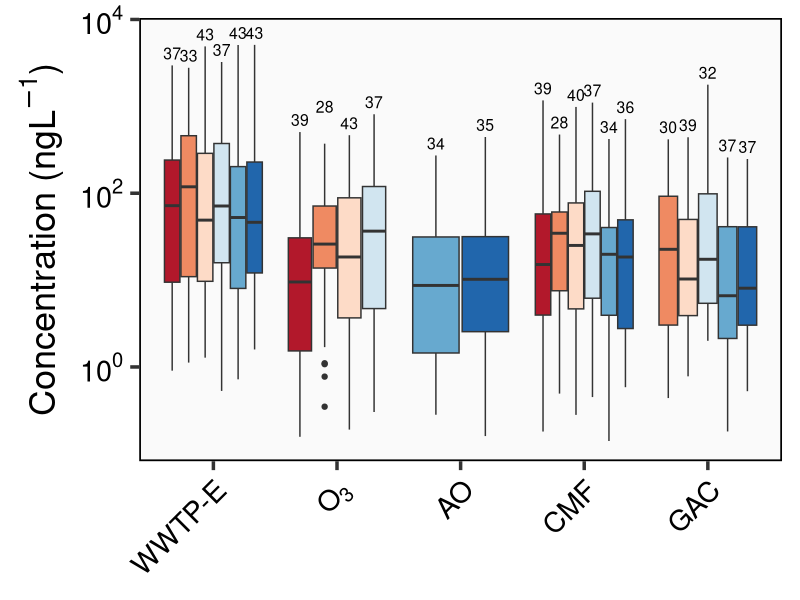
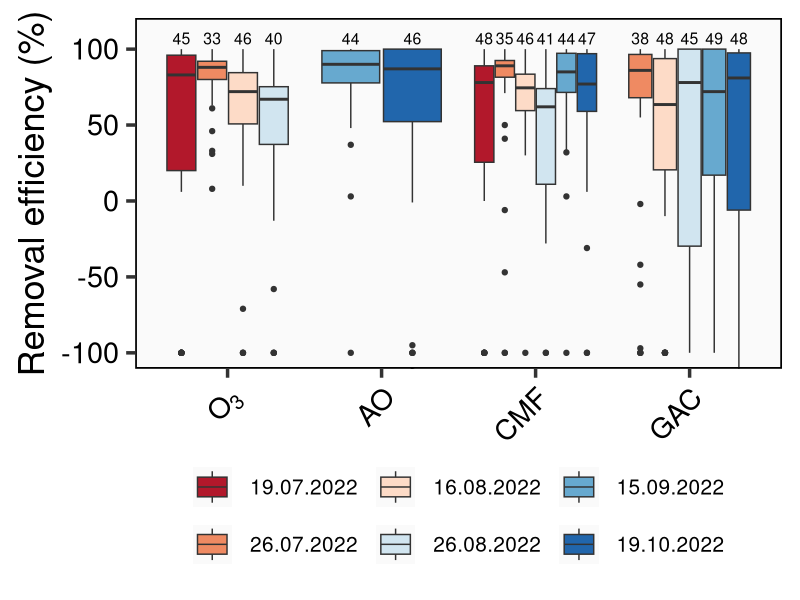
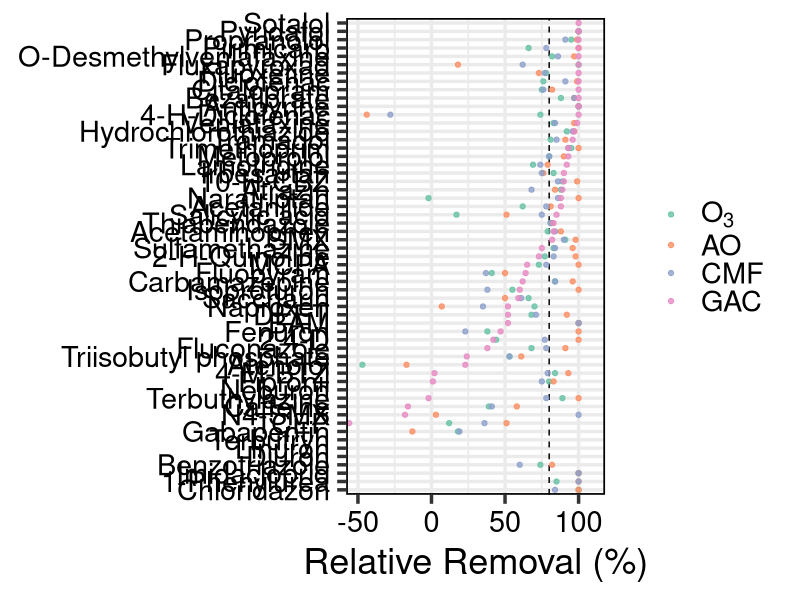
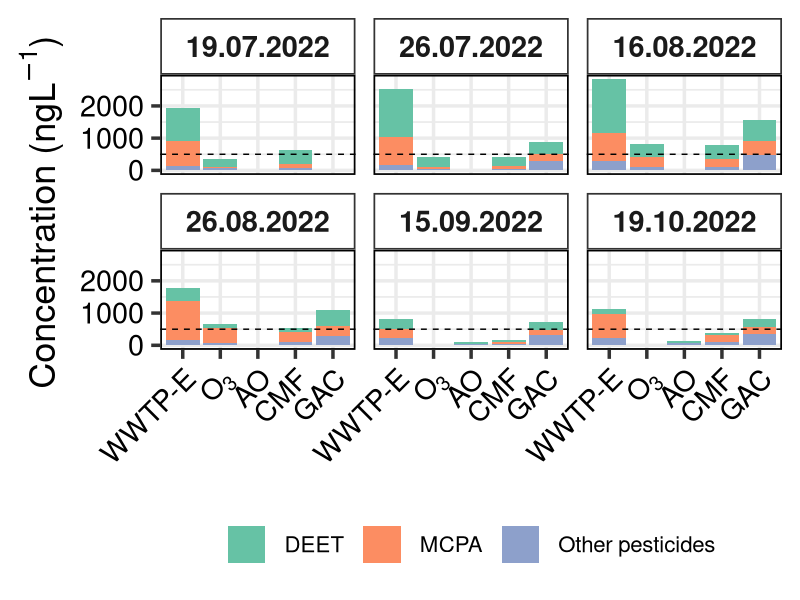

Generate these figures, in order, with R:
library(readxl)
library(tidyverse)
library(scales)

# ============================================= #
# Read in data                               ####
# ============================================= #

df_OMP_raw <- read_excel("raw_data/OMP/raw_OMP.xlsx")

# ============================================= #
# Data wrangling                             ####
# ============================================= #

# Change to quantity_raw 0 for ND/LOQ/LOD
df_OMP_raw <- df_OMP_raw %>% mutate(
  quantity_raw = case_when(
    limit == "ND" ~ 0,
    limit == "<LOD" ~ 0,
    limit == "<LOQ" ~ 0,
    limit == "quantity" ~ quantity_raw,
    limit == ">C1" ~ quantity_raw,
    TRUE ~ quantity_raw
  )
)

# Blank subtraction
df_OMP_raw <- df_OMP_raw %>%
  group_by(analyte_name) %>%
  mutate(
    mean_conc_blank = mean(quantity_raw[TASQ_sample_type == "Blank"], na.rm = TRUE),
    quantity_blank_corr = ifelse(quantity_raw > 0 & TASQ_sample_type == "Sample",
                                 quantity_raw - mean_conc_blank, quantity_raw
    )
  ) %>%
  ungroup()

# Enrichment Factor
df_OMP_raw <- df_OMP_raw %>%
  group_by(analyte_name) %>%
  mutate(quantity_EF = quantity_blank_corr / EF) %>%
  ungroup()

# Order sample dates and treatments for consistent plotting
sample_dates_order <- c("19.07.2022", "26.07.2022", "16.08.2022",
                        "26.08.2022", "15.09.2022", "19.10.2022")
treatment_order <- c("WWTP-E", "O3", "AO", "CMF", "GAC")
df_OMP_raw <- df_OMP_raw %>% mutate(
  sample_date = factor(sample_date, levels = sample_dates_order),
  treatment = factor(treatment, levels = treatment_order)
)

# Filter for detected analytes and samples
df_OMP <- df_OMP_raw %>%
  filter(TASQ_sample_type == "Sample") %>%
  filter(!is.na(sample_date)) 

# Which OMP classes were detected?
df_OMP %>% 
  filter(quantity_raw != 0, TASQ_sample_type == "Sample") %>% 
  group_by(class) %>%
  distinct(analyte_name, .keep_all = TRUE) %>%
  summarise(n = n()) %>%
  mutate(total = sum(n),
         contri = n / total * 100)

# ============================================= #
# Summary statistics                         #### 
# ============================================= #

# Summary per treatment, date, and analyte
df_sum_analyte <- df_OMP %>%
  mutate(quant.for.summary = ifelse(limit != "quantity", 0, quantity_EF)) %>% 
  filter(limit != ">C1") %>% 
  group_by(sample_date, treatment, analyte_name) %>%
  summarise(
    n = n(),
    n_above0 = sum(quant.for.summary > 0),
    min = min(quant.for.summary, na.rm = TRUE),
    max = max(quant.for.summary, na.rm = TRUE),
    median = median(quant.for.summary, na.rm = TRUE),
    iqr = IQR(quant.for.summary, na.rm = TRUE),
    mean = mean(quant.for.summary, na.rm = TRUE),
    sd = sd(quant.for.summary, na.rm = TRUE),
    rsd = sd / mean * 100,
    .groups = "drop"
  )

# Number of compounds per day and treatment that could be quantified
df_n_comp_conc <- df_sum_analyte %>% group_by(treatment, sample_date) %>% 
  summarise(n_quant = sum(mean > 0, na.rm = TRUE)) %>% 
  ungroup()

# ============================================= #
# Removal Calculation                        ####
# ============================================= #

# Total mean concentration of all analytes
df_rem_total <- df_OMP %>%
  mutate(quant.for.summary = ifelse(limit != "quantity", 0, quantity_EF)) %>% 
  filter(limit != ">C1") %>% 
  group_by(sample_date, treatment, analyte_name) %>%
  summarise(
    mean = mean(quant.for.summary, na.rm = TRUE),
    .groups = "drop"
  ) %>% 
  group_by(sample_date, treatment) %>%
  summarise(sum_conc = round(sum(mean))) %>%
  group_by(sample_date) %>%
  mutate(
    baseline = sum_conc[treatment == "WWTP-E"],
    rel_removal_total = round((1 - sum_conc / baseline) * 100),
    rel_removal_total = ifelse(rel_removal_total == 0, NA, rel_removal_total)
  ) %>%
  ungroup() %>%
  select(-baseline)

# Removal per treatment, date, and analyte
df_rem_analyte_day <- df_OMP %>%
  distinct(treatment, sample_date, analyte_name) %>%
  left_join(
    df_sum_analyte %>% select(c(1:3, mean)),
    by = c("treatment", "sample_date", "analyte_name")
  ) %>%
  arrange(sample_date, analyte_name, treatment) %>%
  group_by(sample_date, analyte_name) %>%
  mutate(
    baseline = mean[treatment == "WWTP-E"][1],
    rel_removal_overall = (1 - mean / baseline) * 100,
    rel_removal_overall = ifelse(rel_removal_overall == 0, NA, rel_removal_overall),
    rel_removal_overall = round(rel_removal_overall),
    rel_removal_overall = ifelse(is.infinite(rel_removal_overall), -100, rel_removal_overall)
  ) %>%
  arrange(treatment, .by_group = TRUE) %>%
  mutate(
    prev_conc = lag(mean),
    rel_removal_treatment = (1 - mean / prev_conc) * 100
  ) %>%
  ungroup()

# Total removal per analyte across all dates
df_rem_analyte_total <- df_OMP %>%
  group_by(treatment, analyte_name) %>%
  summarise(
    mean_conc = round(mean(quantity_EF, na.rm = TRUE), 4),
    .groups = "drop"
  ) %>%
  group_by(analyte_name) %>%
  mutate(
    baseline = mean_conc[treatment == "WWTP-E"][1],
    rel_removal_overall = (1 - mean_conc / baseline) * 100,
    rel_removal_overall = ifelse(rel_removal_overall == 0, NA, rel_removal_overall),
    rel_removal_overall = round(rel_removal_overall),
    rel_removal_overall = ifelse(is.infinite(rel_removal_overall) & rel_removal_overall < 0, -100, rel_removal_overall)
  ) %>%
  arrange(treatment, .by_group = TRUE) %>%
  mutate(
    prev_conc = lag(mean_conc),
    rel_removal_treatment = (1 - mean_conc / prev_conc) * 100
  ) %>%
  ungroup()


# Analyte removal rates #
df_rem_80 <- df_rem_analyte_total %>% filter(rel_removal_overall >= 80)
df_rem_20 <- df_rem_analyte_total %>% filter(rel_removal_overall <= 20)


# ============================================= #
# Trend Classification                       ####
# ============================================= #

# Assign treatment trends
df_rem_trend <- df_rem_analyte_day %>%
  group_by(sample_date, analyte_name) %>%
  arrange(treatment, .by_group = TRUE) %>%
  mutate(
    trend = case_when(
      treatment == "WWTP-E" ~ "WWTP-E",
      
      is.na(mean) & is.na(prev_conc) ~ "Complete data missing (>C1)",
      is.na(mean) ~ "Complete data missing (>C1)",
      is.na(prev_conc) ~ "Complete data missing (>C1)",
      
      mean == 0 & prev_conc == 0 & baseline > 0 ~ "Removed Previously",
      mean == 0 & prev_conc == 0 & baseline == 0 ~ "Not detected",
      mean == 0 & prev_conc == 0 ~ "Complete data missing (>C1)",
      
      rel_removal_treatment > 0 &
        rel_removal_treatment < 100 ~ "Reduced",
      
      rel_removal_treatment < 0 &
        is.finite(rel_removal_treatment) ~ "Increased",
      
      rel_removal_treatment == -Inf ~ "Newly detected",
      rel_removal_treatment == 100 ~ "Removed",
      rel_removal_treatment == 0 ~ "Unchanged",
      
      TRUE ~ NA_character_
    )
  ) %>%
  ungroup()


# Count removal trends per sampling date and treatment
df_n_comp_rem <- df_rem_trend %>%
  group_by(sample_date, treatment) %>%
  summarise(
    n_reduced = sum(trend == "Reduced", na.rm = TRUE),
    n_increased = sum(trend == "Increased", na.rm = TRUE),
    n_new_detected = sum(trend == "Newly detected", na.rm = TRUE),
    n_removed = sum(trend == "Removed", na.rm = TRUE),
    n_unchanged = sum(trend == "Unchanged", na.rm = TRUE),
    n_still_removed = sum(trend == "Removed Previously", na.rm = TRUE),
    n_not_detected = sum(trend == "Not detected", na.rm = TRUE),
    n.current.unavailable = sum(trend == "Complete data missing (>C1)", na.rm = TRUE),
    n.previous.unavailable = sum(trend == "Complete data missing (>C1)", na.rm = TRUE),
    n.both.unavailable = sum(trend == "Complete data missing (>C1)", na.rm = TRUE),
    n.zero.baseline.unavailable = sum(trend == "Complete data missing (>C1)", na.rm = TRUE),

    # >C1 compounds. Do not add to total count, only diagnostic
    n.C1 = sum(is.na(rel_removal_treatment) & is.na(baseline) & !is.na(mean), na.rm = TRUE),

    # Positive concentrations with an unavailable comparison step
    n_cur_pos_without_prev_C1 = sum(trend == "Complete data missing (>C1)" & mean > 0, na.rm = TRUE),
    n_prev_pos_without_cur_C1 = sum(trend == "Complete data missing (>C1)" & prev_conc > 0, na.rm = TRUE),

    # Unique compounds with at least one available removal metric.
    n_overall_removal_val = n_distinct(
      analyte_name[!is.na(rel_removal_overall) | !is.na(rel_removal_treatment)],
      na.rm = TRUE
    ),

    # Analytes accounted for by trends and availability flags
    n.current.accounted =
      n_reduced + n_increased + n_new_detected + n_unchanged + n_cur_pos_without_prev_C1,
    n.previous.accounted = n_reduced + n_increased + n_removed + n_unchanged + n_prev_pos_without_cur_C1,
    .groups = "drop"
  )

# Combine concentration/removal counts and compare
df_n_comp <- df_n_comp_conc %>%
  left_join(df_n_comp_rem, by = c("treatment", "sample_date")) %>%
  group_by(sample_date) %>%
  arrange(treatment, .by_group = TRUE) %>%
  mutate(
    n.previous.quant = lag(n_quant),
    check_current_count = if_else(
      treatment == "WWTP-E",
      NA,
      as.integer(n.current.accounted == n_quant)
    ),
    check_previous_count = if_else(
      treatment == "WWTP-E",
      NA,
      as.integer(n.previous.accounted == n.previous.quant)
    ),
    n_overall_removal_val = if_else(
      treatment == "WWTP-E",
      NA,
      n_overall_removal_val
    )
  ) %>%
  select(-contains(".")) %>%
  ungroup() %>%
  mutate(
    across(
      -all_of(c("treatment", "sample_date", "n_quant")),
      ~ replace(.x, treatment == "WWTP-E", NA)
    )
  )

# ============================================ #
# Frequency of Detection                    ####
# ============================================ #

# Define detection/non-detection
analyte_detected <- c("quantity", "<LOQ", ">C1")
analyte_nondetect <- c("<LOD", "ND")

# Calculate the detection/non-detection for each analyte per date and treatment
limit_abs_det1 <- df_OMP %>%
  group_by(analyte_name, sample_date, treatment, limit) %>%
  summarise(n_limit = n(), .groups = "drop")

# Fill missing combinations and add 'detected' flag
limit_abs_det2 <- limit_abs_det1 %>%
  complete(analyte_name, nesting(sample_date, treatment, limit), fill = list(n_limit = 0)) %>%
  mutate(
    detected = case_when(
      limit %in% analyte_detected ~ "1",
      limit %in% analyte_nondetect ~ "0",
      TRUE ~ NA_character_
    ),
    detected = as.integer(detected)
  )

# Calculate the overall detection frequency over the entire sampling campaign
detection_overall <- limit_abs_det2 %>%
  group_by(analyte_name, sample_date) %>%
  filter(detected == 1, n_limit >= 1) %>%
  summarise(
    detected_day = as.integer(any(detected == 1)), .groups = "drop"
  ) %>%
  complete(analyte_name, nesting(sample_date), fill = list(detected_day = 0)) %>%
  group_by(analyte_name) %>%
  summarise(
    fod_detection = sum(detected_day) / length(sample_date),
    fod_nondect = 1 - fod_detection,
    .groups = "drop"
  )
detection_overall

# Calculate the detection frequency over the entire sampling campaign per treatment
detection_treatment <- limit_abs_det2 %>%
  group_by(analyte_name, sample_date, treatment) %>%
  filter(detected == 1, n_limit >= 1) %>%
  summarise(
    detected_day = as.integer(any(detected == 1)), .groups = "drop"
  ) %>%
  complete(analyte_name, nesting(sample_date, treatment), fill = list(detected_day = 0)) %>%
  group_by(analyte_name, treatment) %>%
  summarise(
    fod_detection = sum(detected_day) / length(sample_date),
    fod_nondect = 1 - fod_detection,
    .groups = "drop"
  )
detection_treatment

# Which compounds were found with at least X % detection frequency over the entire sampling campaign/on every sampling day?
detection_overall %>%
  filter(fod_detection >= 1) %>%
  print(n = nrow(.))

# Which compounds were found with at least X % detection frequency for individual treatments?
detection_treatment %>%
  filter(fod_detection >= 1) %>%
  print(n = nrow(.))

# Which compounds were always found over the entire treatment train/in every sample?
detection_treatment %>%
  filter(fod_detection == 1) %>%
  group_by(analyte_name) %>%
  filter(length(treatment) == 5) %>%
  pull(analyte_name) %>%
  unique()

# How many compounds were always found over the entire treatment train/in every sample?
detection_treatment %>%
  filter(fod_detection == 1) %>%
  group_by(analyte_name) %>%
  filter(length(treatment) == 5) %>%
  pull(analyte_name) %>%
  unique() %>%
  length()


# ============================================= #
# Plots                                      ####
# ============================================= #

# Set theme for all (!) following plots
theme_set(
  theme_bw(base_size = 26) +
    theme(
      # Text color
      axis.title = element_text(color = "black"),
      axis.text = element_text(color = "black"),
      
      # Panel border
      panel.border = element_rect(color = "black", fill = NA),
      strip.background = element_rect(fill = "white"),
      strip.text.x = element_text(face = "bold")
    )
)

# =========================================================== #
# Boxplot mean concentration per treatment and date

df_n_comp2 <-  df_sum_analyte %>%
  group_by(treatment, sample_date) %>%
  summarise(max_val = max(mean, na.rm = TRUE),
            .groups = "drop"
  ) %>%
  mutate(max_val = if_else(treatment == "O3" & sample_date == "26.07.2022", max_val + 350, max_val)) %>% 
  right_join(., df_n_comp, by = c("sample_date", "treatment"))

pos <- position_dodge(width = 0.8)

p1_SI <- ggplot(
  data = df_sum_analyte,
  aes(x = treatment, y = mean, fill = sample_date)) +
  geom_boxplot(position = pos) +
  geom_text(data = df_n_comp2,
            aes(x = treatment, y = max_val, label = n_quant),
            vjust = -0.5,
            position = pos,
            size = 4
  ) +
  labs(
    x = NULL,
    y = expression(paste("Concentration (ngL"^-1, ")")),
    fill = NULL
  ) +
  scale_y_log10(labels = label_log(digits = 2)) +
  coord_cartesian(ylim = c(-Inf, max(df_n_comp2$max_val) + 1000)) +
  scale_fill_brewer(palette = "RdBu") +
  scale_x_discrete(
    drop = FALSE,
    labels = c(
      "O3" = expression(paste("O"[3]))
    )
  ) +
  theme(
    plot.title = element_text(hjust = 0.5),
    axis.text.x = element_text(angle = 45, vjust = 1, hjust = 1),
    legend.text = element_text(size = 15),
    legend.title = element_text(size = 15),
    legend.key.size = unit(1, "cm"),
    legend.position = "none",
    panel.grid.major = element_blank(),
    panel.grid.minor = element_blank(),
    panel.background = element_rect(fill = "grey98")
  )
p1_SI

# =========================================================== #
# Boxplot of removal efficiency per treatment and date

p2_SI <- df_rem_analyte_day %>%
  filter(treatment != "WWTP-E") %>%
  ggplot(aes(x = treatment, y = rel_removal_overall, fill = sample_date)) +
  geom_boxplot(position = pos) +
  geom_text(data = filter(df_n_comp, treatment != "WWTP-E"),
            aes(x = treatment, y = 107, label = n_overall_removal_val),
            position = pos,
            size = 4
  ) +
  scale_fill_brewer(palette = "RdBu") +
  scale_x_discrete(labels = c(
    "O3" = expression(paste("O"[3]))
  )) +
  coord_cartesian(ylim = c(-100, 110)) +
  labs(
    x = NULL,
    y = "Removal efficiency (%)",
    fill = NULL
  ) +
  theme(
    plot.title = element_text(hjust = 0.5),
    axis.text.x = element_text(angle = 45, vjust = 1, hjust = 1),
    legend.text = element_text(size = 15),
    legend.title = element_text(size = 15),
    legend.key.size = unit(1, "cm"),
    legend.position = "bottom",
    legend.box.spacing = unit(0, "pt"),
    panel.grid.major = element_blank(),
    panel.grid.minor = element_blank(),
    panel.background = element_rect(fill = "grey98")
  )
p2_SI

# =========================================================== #
# Scatterplot of relative removal per analyte and treatment

# Order based on GAC total removal
order_analytes_pre <- df_rem_analyte_total %>%
  filter(treatment == "GAC") %>%
  mutate(rel_removal_overall = ifelse(is.na(rel_removal_overall), 0, rel_removal_overall)) %>% 
  arrange(rel_removal_overall) %>%
  pull(analyte_name)

# Compounds without GAC removal data will end up as NAs in the final plot. Combine with all names again
all_analytes <- df_rem_analyte_total %>%
  distinct(analyte_name) %>%
  pull(analyte_name)
order_analytes <- c(setdiff(order_analytes_pre, all_analytes), order_analytes_pre)

figure_S3 <- df_rem_analyte_total %>%
  filter(treatment != "WWTP-E", !is.na(rel_removal_overall)) %>%
  mutate(analyte_name = factor(analyte_name, levels = order_analytes)) %>%
  ggplot(aes(y = analyte_name, x = rel_removal_overall, col = treatment)) +
  geom_vline(aes(xintercept = 80), linetype = "dashed") +
  geom_point(alpha = 0.8) +
  coord_cartesian(xlim = c(-50, 110)) +
  scale_color_brewer(
    palette = "Set2",
    labels = c(
      "O3" = expression(paste("O"[3]))
    )
  ) +
  labs(
    x = "Relative Removal (%)",
    y = NULL,
    col = NULL
  )
figure_S3

# =========================================================== #
# Cumulative concentrations per class - stacked barplot 
figure_S19 <- df_OMP %>%
  filter(class %in% c("pesticide")) %>%
  mutate(fill_arg = case_when(
    analyte_name %in% c("DEET", "MCPA") ~ analyte_name,
    TRUE ~ "Other pesticides"
  )) %>%
  ggplot(aes(x = treatment, y = quantity_EF, fill = fill_arg)) +
  geom_bar(stat = "identity", position = "stack") +
  geom_hline(yintercept = 500, col = "black", linetype = "dashed") +
  labs(
    x = NULL,
    y = expression(paste("Concentration (ngL"^-1, ")")),
    fill = NULL,
  ) +
  scale_fill_brewer(palette = "Set2") +
  scale_x_discrete(labels = c(
    "O3" = expression(paste("O"[3]))
  )) +
  facet_wrap(. ~ sample_date) +
  theme(
    plot.title = element_text(hjust = 0.5),
    legend.text = element_text(size = 16),
    legend.title = element_text(size = 16),
    axis.text.x = element_text(angle = 45, hjust = 1),
    legend.key.size = unit(1, "cm"),
    legend.position = "bottom"
  )
figure_S19
